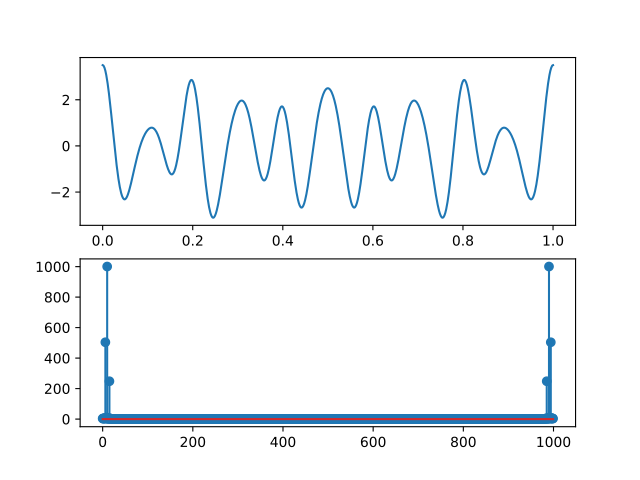

This chart was generated by the following Python code:
import numpy as np
import matplotlib.pyplot as plt

a1, f1 = 1, 6
a2, f2 = 2, 10
a3, f3 = 0.5, 15

N = 1000

nts = np.linspace(0, 1, N)
signal = a1 * np.cos(2 * np.pi * f1 * nts) + a2 * np.cos(2 * np.pi * f2 * nts) + a3 * np.cos(2 * np.pi * f3 * nts)

fig, ax = plt.subplots(2)

ax[0].plot(nts, signal)

X = np.zeros((N), dtype=complex)

for w in range(0, N):
    s = 0
    for n in range(0, N):
        s += signal[n] * np.exp(-2 * np.pi * 1j * n * w / N)
    X[w] = s

frecv = np.arange(0, N)
ax[1].stem(frecv, np.abs(X))

plt.savefig("ex3/ex3.pdf")
plt.show()
